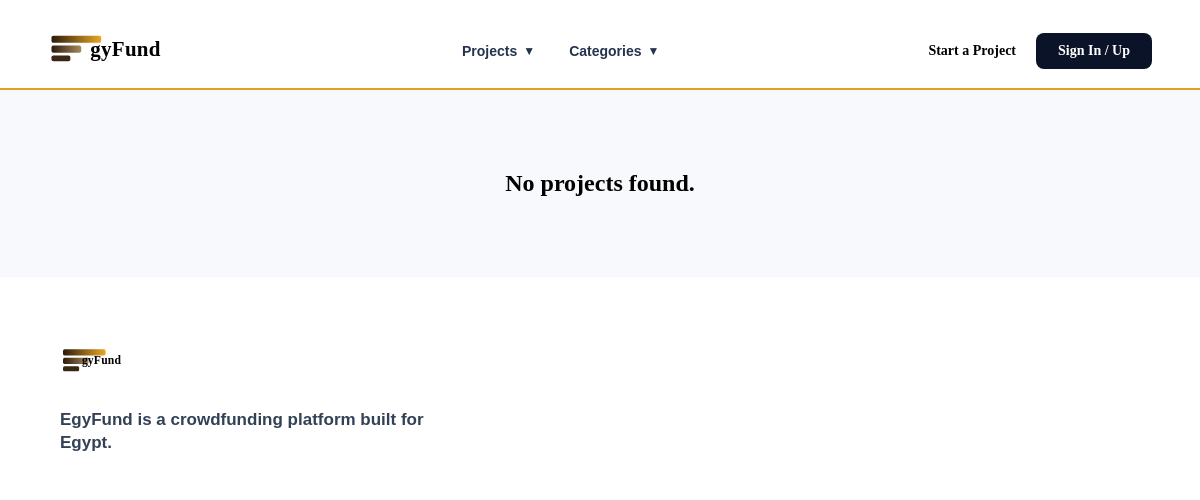
The page /all/ on the database as committed earlier.
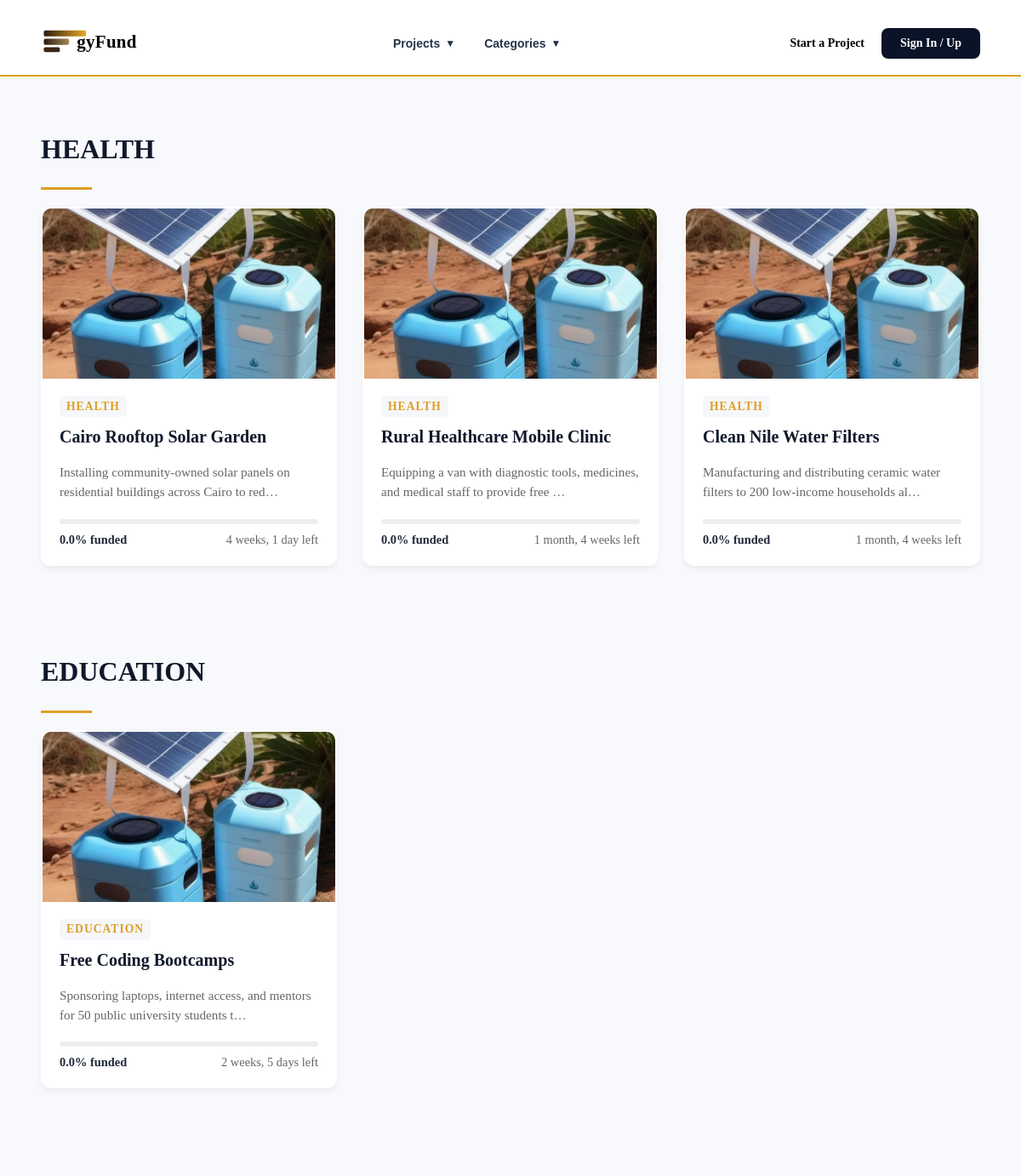
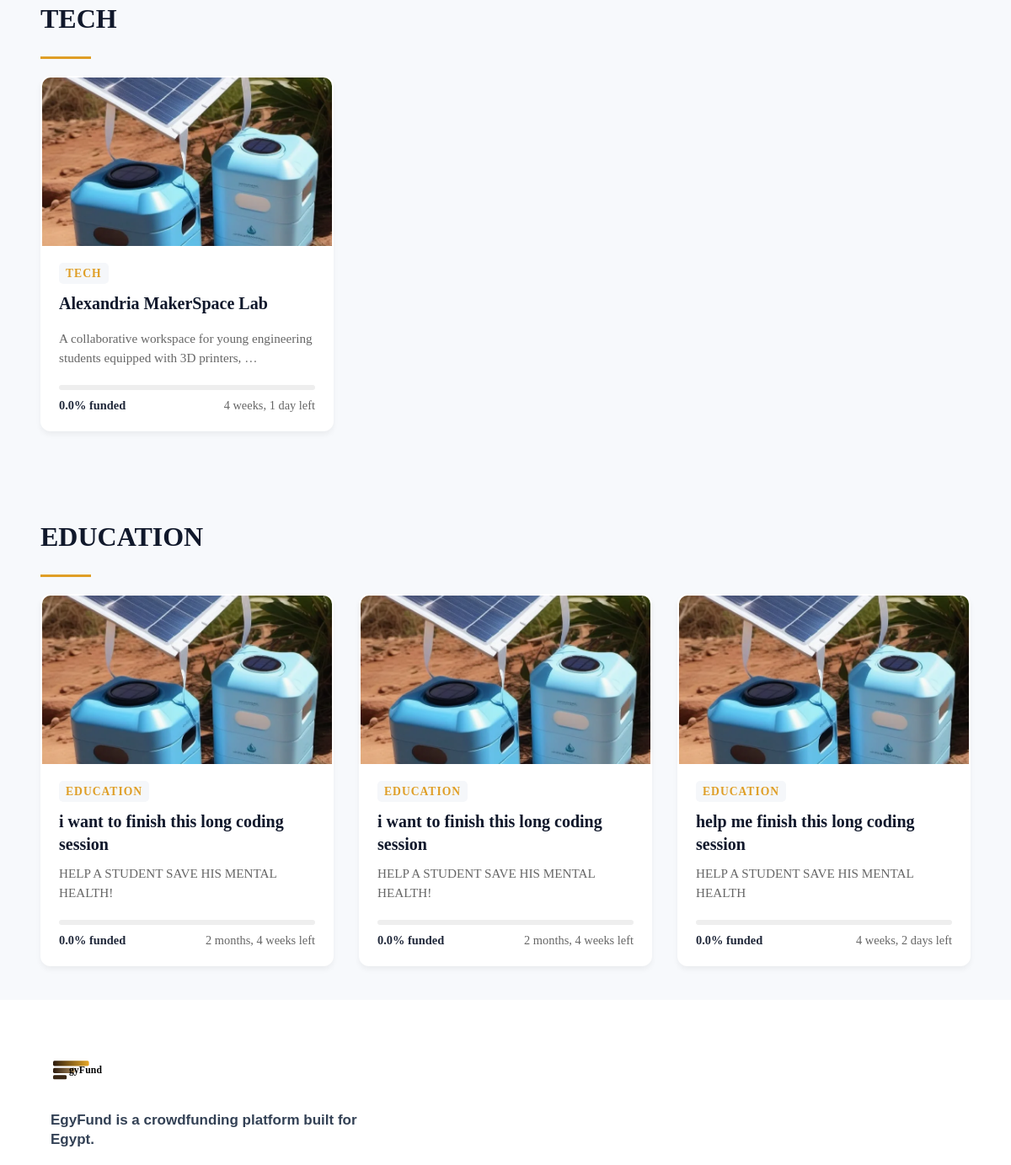
The same page on the database as committed later (2 pictures, top to bottom).
### projects/models.py (models this page shows, shortened)
class Category(models.Model):
    name = models.CharField(
        max_length=100,
        unique=True
    )

class Project(models.Model):
    @property
    def total_donations(self):
        if hasattr(self, 'donations'):
            total = self.donations.aggregate(total=Sum('amount'))['total']
            return total if total else 0
        if hasattr(self, 'donation_set'):
            total = self.donation_set.aggregate(total=Sum('amount'))['total']
            return total if total else 0
        return 0
    @property
    def funding_percentage(self):
        if not self.target_amount or self.target_amount == 0:
            return 0
        pct = (self.total_donations / self.target_amount) * 100
        return min(round(pct, 1), 100)
    @property
    def cover_image_url(self):
        first_img = self.images.order_by('display_order', 'id').first()
        if first_img and first_img.image:
            return first_img.image.url
        title_to_image = {
            "A Student's Dream to Continue Education": "student-library-books-book-learn-education-knowledge-information-study.jpg",
            "Rescue & Treatment for Injured Dogs": "_128575048_colin-wide-1.jpg",
            "AeroLeaf: Desktop Wind Generator": "wheelchairs-hospital-patient-sitting-wheelchair-holds-his-hands-wheel-self-care-patients-mobility-127469472.webp",
            "Recovery Fund for a Young Patient": "young-woman-hospital-recovery-room-surgery-patient-recovering-post-operative-care-modern-cast-pulse-oximeter-71090332.webp",
            "Solar-Powered Water Purification Device": "image-3.webp",
            "Women's Craft Cooperative": "image_0-19.webp",
            "Vertical Garden for Home Farming": "aeroponic-garden-Indoor-Vertical-Farm.webp",
            "Wheelchair & Rehab Support": "female-patient-in-recovery-room-E594X7.jpg",
            "Emergency Care for Abandoned Animals": "1920_gettyimages-1162266390.jpg",
            "Mobile Library for Rural Children": "pict_large.jpg",
            "Custom 3D-printed prosthetic legs and arms for children.": "pngtree-abstract-golden-lines-ripple-fluttering-border-png-image_6787892.png"
        }
        if self.title in title_to_image:
            return f"/static/assets/images/{title_to_image[self.title]}"
        return '/static/assets/images/image-3.webp'
    class Status(models.TextChoices):
        DRAFT = "DRAFT", "Draft"
        RUNNING = "RUNNING", "Running"
        COMPLETED = "COMPLETED", "Completed"
        CANCELLED = "CANCELLED", "Cancelled"
    owner = models.ForeignKey(
        settings.AUTH_USER_MODEL,
        on_delete=models.CASCADE,
        related_name="projects"
    )
    category = models.ForeignKey(
        Category,
        on_delete=models.PROTECT,
        related_name="projects"
    )
    title = models.CharField(
        max_length=255
    )
    details = models.TextField()
    target_amount = models.DecimalField(
        max_digits=12,
        decimal_places=2
    )
    start_at = models.DateTimeField()
    end_at = models.DateTimeField()
    status = models.CharField(
        max_length=20,
        choices=Status.choices,
        default=Status.DRAFT
    )
    is_featured = models.BooleanField(
        default=False
    )
    cancelled_at = models.DateTimeField(
        blank=True,
        null=True
    )
    tags = models.ManyToManyField(
        Tag,
        through="ProjectTag",
        related_name="projects"
    )
    created_at = models.DateTimeField(
        auto_now_add=True
    )
    updated_at = models.DateTimeField(
        auto_now=True
    )

### projects/views.py (the view)
# urls.py: path('all/', views.all_projects, name='all_projects'),
def all_projects(request):
    categories_with_projects = []
    for cat in Category.objects.all():
        projs = Project.objects.filter(category=cat)
        if projs.exists():
            categories_with_projects.append({
                'category': cat,
                'projects': projs
            })
    context = {
        'categories_with_projects': categories_with_projects,
        'categories': Category.objects.all()
    }
    return render(request, 'projects/all-projects.html', context)

### projects/templates/projects/all-projects.html (shortened to what the changed rows need)
﻿{% load static %}
<!DOCTYPE html>
<html lang="en" dir="ltr">
<head>
    <link rel="stylesheet" href="{% static 'css/base/reset.css' %}">
    <link rel="stylesheet" href="{% static 'css/pages/auth.css' %}">
    <link rel="stylesheet" href="{% static 'css/layout/header.css' %}">
    <link rel="stylesheet" href="{% static 'css/layout/footer.css' %}">
    <link rel="stylesheet" href="{% static 'css/components/slider.css' %}">
    <link rel="stylesheet" href="{% static 'css/components/cards.css' %}">
    <link rel="stylesheet" href="{% static 'css/pages/home.css' %}">
    <link rel="stylesheet" href="{% static 'css/components/featured-projects.css' %}">
</head>
<body>
    <main id="all-projects-content" style="background-color: #f7f9fc;">
        {% for group in categories_with_projects %}
        <section class="catalog-section" style="padding: 40px 0;">
            <div class="container catalog-container">
                <div class="catalog-heading" style="margin-bottom: 20px;">
                    <h1 style="font-size: 2rem; color: #10182b;">{{ group.category.name|upper }}</h1>
                    <span style="display: block; height: 3px; width: 60px; background-color: #df9e26; margin-top: 10px;"></span>
                </div>
                <div class="projects-grid" style="display: grid; grid-template-columns: repeat(auto-fill, minmax(300px, 1fr)); gap: 30px;">
                    {% for project in group.projects %}
                    <article class="project-card" style="background: #fff; border-radius: 12px; overflow: hidden; box-shadow: 0 4px 6px rgba(0,0,0,0.05); transition: transform 0.2s ease;">
                        <a href="{% url 'projects:project_details' project.id %}" class="project-card-link" style="text-decoration: none; color: inherit;">
                            <div class="project-image-wrapper" style="height: 200px; overflow: hidden;">
                                <img src="{{ project.cover_image_url }}" alt="{{ project.title }}" class="project-image" style="width: 100%; height: 100%; object-fit: cover;">
                            </div>
                            <div class="project-content" style="padding: 20px;">
                                <div class="project-meta" style="margin-bottom: 10px;">
                                    <span class="project-category" style="color: #df9e26; font-size: 0.85rem; font-weight: bold; letter-spacing: 1px;">{{ project.category.name|upper }}</span>
                                </div>
                                <h3 class="project-title" style="font-size: 1.25rem; font-weight: bold; margin-bottom: 10px; color: #10182b;">{{ project.title }}</h3>
                                <p class="project-description" style="color: #666; font-size: 0.95rem; line-height: 1.5; margin-bottom: 20px;">{{ project.details|truncatechars:85 }}</p>
                                <div class="project-progress" style="height: 6px; background: #eee; border-radius: 3px; margin-bottom: 10px; overflow: hidden;">
                                </div>
                                <div class="project-footer" style="display: flex; justify-content: space-between; font-size: 0.9rem; color: #10182b;">
                                    <strong>{{ project.funding_percentage }}% funded</strong>
                                    <span style="color: #666;">{{ project.end_at|timeuntil }} left</span>
                                </div>
                            </div>
                        </a>
                    </article>
                    {% endfor %}
                </div>
            </div>
        </section>
        {% empty %}
            <div class="container" style="padding: 60px 0; text-align: center;">
                <h2>No projects found.</h2>
            </div>
        {% endfor %}
    </main>
</body>
</html>

Rows that differ between the two databases and show on the page:
added Category: category.name "HEALTH"
added Project: category.name "HEALTH", title "Cairo Rooftop Solar Garden", details "Installing community-owned solar panels on residential buildings across Cairo to red…", funding_percentage "0.0", end_at "4 weeks, 1 day"
added Project: category.name "HEALTH", title "Rural Healthcare Mobile Clinic", details "Equipping a van with diagnostic tools, medicines, and medical staff to provide free …", funding_percentage "0.0", end_at "1 month, 4 weeks"
added Project: category.name "HEALTH", title "Clean Nile Water Filters", details "Manufacturing and distributing ceramic water filters to 200 low-income households al…", funding_percentage "0.0", end_at "1 month, 4 weeks"
added Category: category.name "EDUCATION"
added Project: category.name "EDUCATION", title "Free Coding Bootcamps", details "Sponsoring laptops, internet access, and mentors for 50 public university students t…", funding_percentage "0.0", end_at "2 weeks, 5 days"
added Category: category.name "TECH"
added Project: category.name "TECH", title "Alexandria MakerSpace Lab", details "A collaborative workspace for young engineering students equipped with 3D printers, …", funding_percentage "0.0", end_at "4 weeks, 1 day"
added Category: category.name "EDUCATION"
added Project: category.name "EDUCATION", title "i want to finish this long coding session", details "HELP A STUDENT SAVE HIS MENTAL HEALTH!", funding_percentage "0.0", end_at "2 months, 4 weeks"
added Project: category.name "EDUCATION", title "i want to finish this long coding session", details "HELP A STUDENT SAVE HIS MENTAL HEALTH!", funding_percentage "0.0", end_at "2 months, 4 weeks"
added Project: category.name "EDUCATION", title "help me finish this long coding session", details "HELP A STUDENT SAVE HIS MENTAL HEALTH", funding_percentage "0.0", end_at "4 weeks, 2 days"
Other text that changed with them:
text no longer shown: "No projects found."
